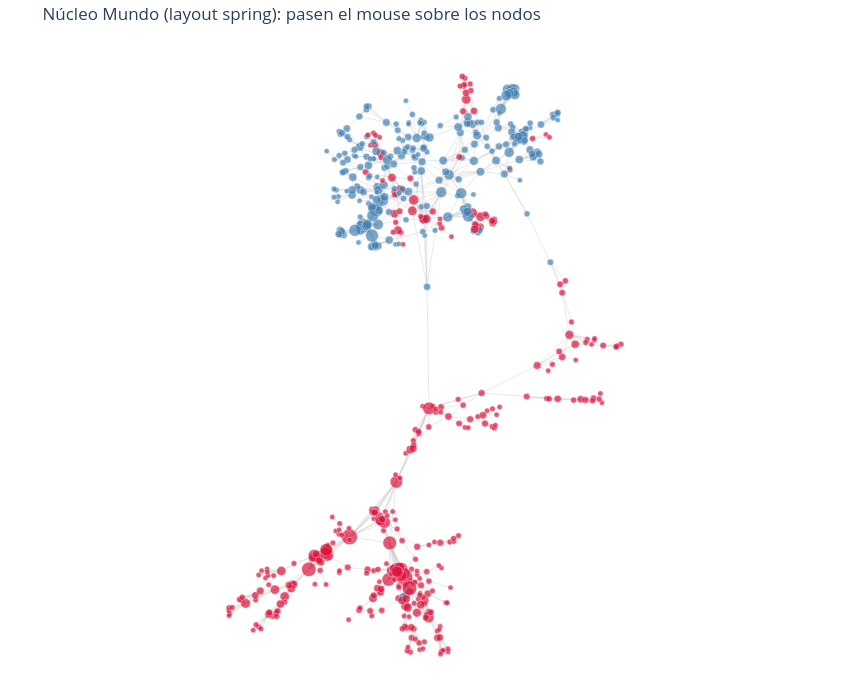

Notebook code cell kept with this figure:
### Markdown cell above
En cada figura es la misma red en los cuatro dibujos. Lo único que cambia es dónde se ubican los nodos.

### Una visualización interactiva

Con cientos de nodos no se pueden poner todos los nombres. En el gráfico interactivo, al pasar el mouse sobre un nodo aparece la persona, su casa, su año y su grado; se puede hacer zoom con el mouse.

### Code cell
def red_interactiva(G, pos, titulo, camino=None):
    grados = dict(G.degree())
    ex, ey = [], []
    for u, v in G.edges():
        ex += [pos[u][0], pos[v][0], None]
        ey += [pos[u][1], pos[v][1], None]
    trazas = [go.Scatter(x=ex, y=ey, mode="lines", line=dict(width=0.4, color="#c8c8c8"), hoverinfo="none")]
    if camino:
        cx, cy = [], []
        for u, v in zip(camino[:-1], camino[1:]):
            cx += [pos[u][0], pos[v][0], None]
            cy += [pos[u][1], pos[v][1], None]
        trazas.append(go.Scatter(x=cx, y=cy, mode="lines", line=dict(width=3, color="black"), hoverinfo="none"))
    lista = list(G.nodes())
    en_camino = set(camino) if camino else set()
    trazas.append(go.Scatter(
        x=[pos[v][0] for v in lista], y=[pos[v][1] for v in lista], mode="markers",
        marker=dict(size=[5 + 0.4 * grados[v] for v in lista],
                    color=["black" if v in en_camino else
                           ("crimson" if G.nodes[v]["continente"] == "Asia" else "steelblue") for v in lista],
                    line=dict(width=0.5, color="white")),
        text=[f"{nombre(G, v)} ({v})<br>{G.nodes[v]['casa']}<br>año {G.nodes[v]['anio']}, grado {grados[v]}"
              for v in lista],
        hoverinfo="text"))
    fig = go.Figure(trazas)
    fig.update_layout(title=titulo, showlegend=False, width=850, height=700, plot_bgcolor="white",
                      xaxis=dict(visible=False), yaxis=dict(visible=False, scaleanchor="x"),
                      margin=dict(l=10, r=10, t=40, b=10))
    fig.show()

REGION_INTERACTIVA = "Mundo"   # ✏️ "Mundo", "Asia" o "Europa"
red_interactiva(nucleos[REGION_INTERACTIVA], layouts[REGION_INTERACTIVA]["spring"],
                f"Núcleo {REGION_INTERACTIVA} (layout spring): pasen el mouse sobre los nodos")

### Figure 1 — Plotly figure (JSON) as saved in the notebook; plotly's stock layout.template omitted (floating-point values rounded to 4 significant figures; data arrays with more than 128 entries replaced by an {"elided": "..."} marker saying what was removed)
{"data": [{"hoverinfo": "none", "line": {"color": "#c8c8c8", "width": 0.4}, "mode": "lines", "type": "scatter", "x": {"elided": "4752 float values"}, "y": {"elided": "4752 float values"}}, {"hoverinfo": "text", "marker": {"color": {"elided": "600 str values"}, "line": {"color": "white", "width": 0.5}, "size": {"elided": "600 float values"}}, "mode": "markers", "text": {"elided": "600 str values"}, "type": "scatter", "x": {"elided": "600 float values"}, "y": {"elided": "600 float values"}}], "layout": {"height": 700, "margin": {"b": 10, "l": 10, "r": 10, "t": 40}, "plot_bgcolor": "white", "showlegend": false, "title": {"text": "Núcleo Mundo (layout spring): pasen el mouse sobre los nodos"}, "width": 850, "xaxis": {"visible": false}, "yaxis": {"scaleanchor": "x", "visible": false}}}
